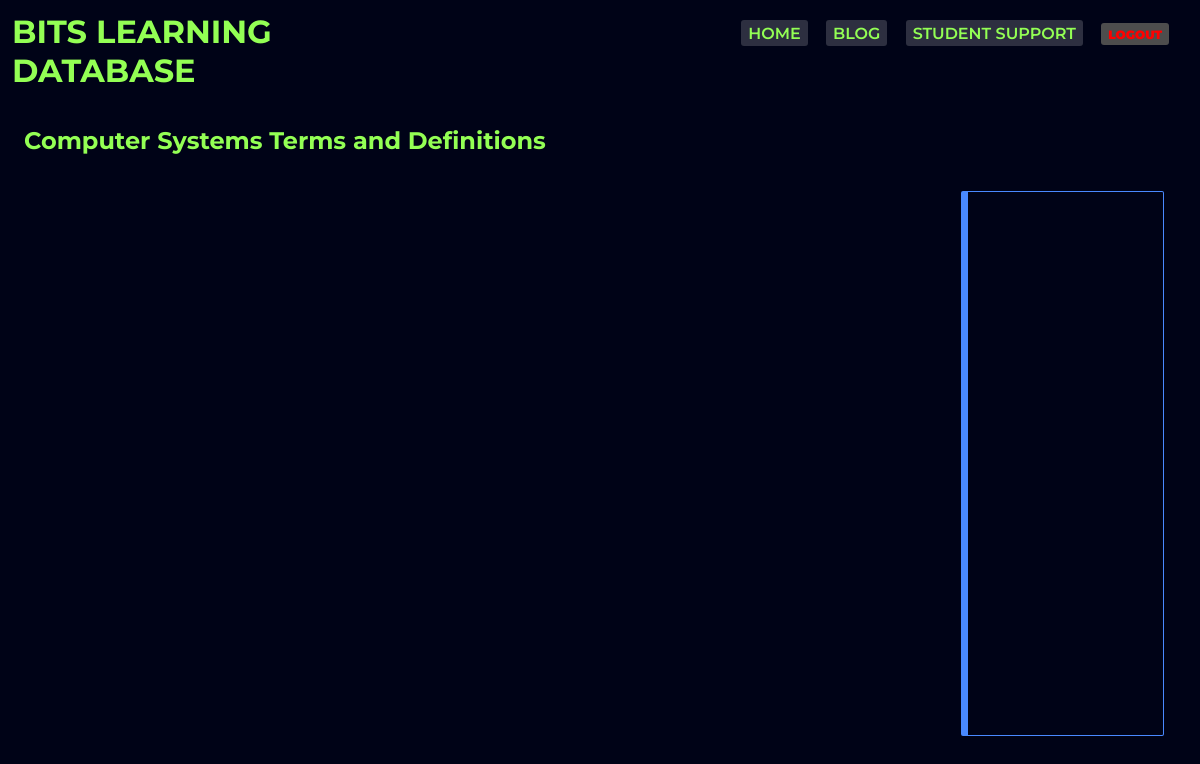
Before: /BLD/termsse/ with the older database file.
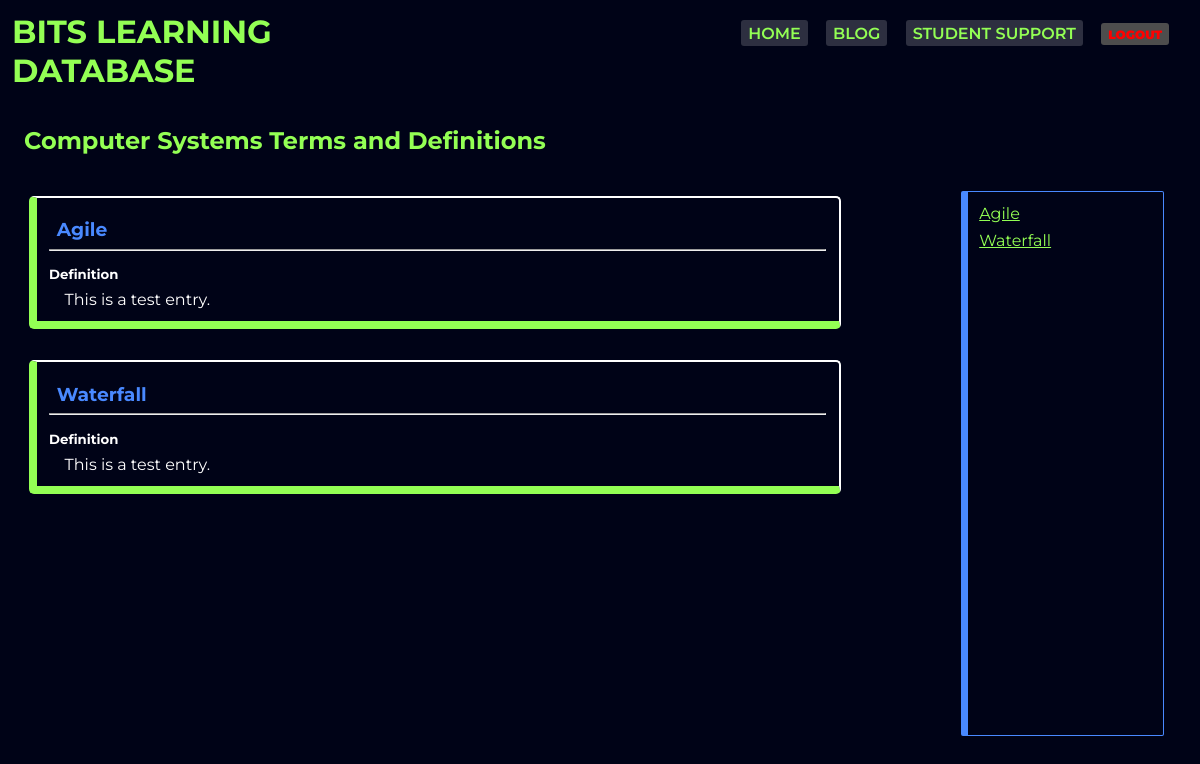
After: the same page with the newer database file.
### database/models.py (models this page shows, shortened)
class TermSe(models.Model):
    title = CharField(max_length=120, default="please enter the title")
    defn = TextField(default="please enter the details")

### database/views.py (the view)
# urls.py: path('termsse/', databaseviews.termsse, name="termsse"),
def termsse(request):
    context = {
        'datase': TermSe.objects.all()
    }
    return render(request, 'data/SE/terms.html', context)

### database/templates/data/SE/terms.html
{% extends 'database/base.html' %}
{% block terms %}
    <div class="headcs">
        <h2>Computer Systems Terms and Definitions</h2>
    </div>
    <div class="termsbody">
        <div class="datalist">
            {% for data in datase  %}
                <div class="terms" id="{{data.title}}">
                    <h3>{{data.title}}</h3>
                    <hr>
                    <h5>Definition</h5>
                    <p>{{data.defn}}</p>
                </div>
            {% endfor %}
        </div>
        <div class="navlist">
            {% for data in datase %}
                <div class="tag">
                    <a href="#{{data.title}}">{{data.title}}</a>
                </div>
            {% endfor %}
        </div>
    </div>
{% endblock terms %}

Changed rows visible on the page:
added TermSe: title "Agile", defn "This is a test entry."
added TermSe: title "Waterfall", defn "This is a test entry."
